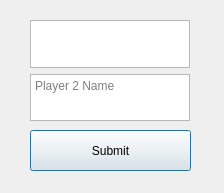
<?xml version="1.0" encoding="UTF-8"?>
<ui version="4.0">
 <class>PlayerNameForm</class>
 <widget class="QDialog" name="PlayerNameForm">
  <property name="geometry">
   <rect>
    <x>0</x>
    <y>0</y>
    <width>224</width>
    <height>193</height>
   </rect>
  </property>
  <property name="windowTitle">
   <string>Dialog</string>
  </property>
  <widget class="QWidget" name="verticalLayoutWidget">
   <property name="geometry">
    <rect>
     <x>30</x>
     <y>20</y>
     <width>160</width>
     <height>101</height>
    </rect>
   </property>
   <layout class="QVBoxLayout" name="verticalLayout">
    <item>
     <widget class="QPlainTextEdit" name="player1Name">
      <property name="plainText">
       <string/>
      </property>
      <property name="placeholderText">
       <string>Player 1 Name</string>
      </property>
     </widget>
    </item>
    <item>
     <widget class="QPlainTextEdit" name="player2Name">
      <property name="placeholderText">
       <string>Player 2 Name</string>
      </property>
     </widget>
    </item>
   </layout>
  </widget>
  <widget class="QPushButton" name="submitButton">
   <property name="geometry">
    <rect>
     <x>30</x>
     <y>130</y>
     <width>161</width>
     <height>41</height>
    </rect>
   </property>
   <property name="text">
    <string>Submit</string>
   </property>
  </widget>
 </widget>
 <resources/>
 <connections/>
</ui>
